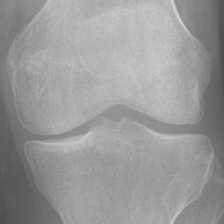
#> input picture ss_fewsome/data/auto_test/0/9055361_2.png, 224 x 224 px
$ python localize_joint.py --input ../ss_fewsome/data/auto_test/0
#> lines starting #> are read from the running program, lines starting #| are printed output that depends on the picture
import argparse
import glob
import os
import re

import cv2
import numpy as np
import pandas as pd
from scipy.ndimage import gaussian_filter, gaussian_filter1d

# ----------------------------------------------------------------------------- parameter
# Semua angka dalam piksel untuk gambar 224x224; otomatis diskalakan untuk ukuran lain.
REF_SIZE = 224
P = dict(
    clahe_clip=2.0, clahe_tile=8,
    band=(0.30, 0.78),          # rentang baris (fraksi tinggi) tempat garis sendi dicari
    sigmas=(1.5, 2.5, 3.5),     # skala filter lembah (lebar celah sendi bervariasi)
    max_step=1,                 # perubahan baris maksimum per kolom pada jalur DP
    step_penalty=0.08,          # penalti untuk tiap perubahan baris (kehalusan kurva)
    contour_penalty=0.15,       # penalti kehalusan kontur femur / tibia
    edge_search=14,             # jarak cari kontur femur/tibia dari garis sendi
    bone_band=10,               # tinggi pita di sekitar garis sendi untuk tepi tulang
    side_frac=0.30,             # tepi tulang dicari di 30% kiri / kanan gambar
    edge_min_grad=0.012,        # gradien minimum agar dianggap tepi tulang
    center_frac=(0.30, 0.70),   # rentang pencarian intercondylar notch
    roi_w=40, roi_h=28,         # ukuran ROI area tepi (per femur / per tibia)
    roi_out=14,                 # berapa piksel ROI keluar dari tepi tulang
)


# ----------------------------------------------------------------------------- set training
BELTON_SEEDS = [1001, 138647, 193, 34, 44, 71530, 875688, 8765, 985772, 244959]
IMG_EXT = ('.png', '.jpg', '.jpeg', '.bmp', '.tif', '.tiff')


def _norm_id(x):
    """'/path/ke/train/0/9935439L.png' atau '0\\9935439L.png' -> '0/9935439L.png'"""
    return '/'.join(str(x).replace('\\', '/').split('/')[-2:])


# [38 lines left out: function select_training_files, not called in this run]


def _s(v, scale):
    return max(1, int(round(v * scale)))


def parse_name(path):
    stem = os.path.splitext(os.path.basename(path))[0]
    m = re.search(r'([LR])$', stem, flags=re.I)
    side = m.group(1).upper() if m else None
    kl = None
    m2 = re.search(r'(\d)$', os.path.basename(os.path.dirname(path)))
    if m2:
        kl = int(m2.group(1))
    return stem, side, kl


def preprocess(img):
    clahe = cv2.createCLAHE(clipLimit=P['clahe_clip'], tileGridSize=(P['clahe_tile'],) * 2)
    eq = clahe.apply(img)
    return eq.astype(np.float32) / 255.0


def valley_response(I, scale):
    """Respons tinggi pada garis gelap horizontal (turunan kedua Gaussian arah y, ternormalisasi skala)."""
    R = np.zeros_like(I)
    for s in P['sigmas']:
        s = s * scale
        d2 = gaussian_filter(I, sigma=(s, s * 1.5), order=(2, 0))
        R = np.maximum(R, (s ** 2) * d2)
    return R


def normalize_band(R, y0, y1):
    """Skala respons ke ~[0,1] berdasarkan persentil 99 di pita pencarian."""
    hi = np.percentile(R[y0:y1], 99)
    return np.clip(R / (hi + 1e-6), -1, 1.5)


def dp_path(R, y0, y1, x0, x1, max_step, penalty):
    """Jalur kiri->kanan (kolom x0..x1) dengan jumlah respons maksimum di baris y0..y1."""
    sub = R[y0:y1, x0:x1]
    H, W = sub.shape
    cost = np.full((H, W), -np.inf, dtype=np.float32)
    back = np.zeros((H, W), dtype=np.int16)
    cost[:, 0] = sub[:, 0]
    offs = range(-max_step, max_step + 1)
    for x in range(1, W):
        best = np.full(H, -np.inf, dtype=np.float32)
        arg = np.zeros(H, dtype=np.int16)
        for d in offs:
            shifted = np.full(H, -np.inf, dtype=np.float32)
            if d >= 0:
                shifted[d:] = cost[:H - d, x - 1] if d > 0 else cost[:, x - 1]
            else:
                shifted[:d] = cost[-d:, x - 1]
            shifted = shifted - penalty * abs(d)
            better = shifted > best
            best[better] = shifted[better]
            arg[better] = d
        cost[:, x] = best + sub[:, x]
        back[:, x] = arg
    y = int(np.argmax(cost[:, -1]))
    path = np.zeros(W, dtype=np.int32)
    for x in range(W - 1, -1, -1):
        path[x] = y
        y = y - back[y, x]
    return path + y0, float(np.max(cost[:, -1]) / W)


def _outer_edge(g, lo, hi, from_left, scale):
    """Tepi terluar: gradien kuat pertama dari arah batas gambar, lalu disempurnakan ke puncak lokal."""
    seg = g[lo:hi] if from_left else -g[lo:hi][::-1]
    thr = max(P['edge_min_grad'], 0.5 * float(seg.max()))
    idx = np.where(seg >= thr)[0]
    if len(idx) == 0:
        return None
    i0 = int(idx[0])
    i = i0 + int(np.argmax(seg[i0:i0 + _s(6, scale)]))
    return lo + i if from_left else hi - 1 - i


def bone_edges(I, y_line, scale):
    """Tepi kiri & kanan femur (pita di atas garis sendi) dan tibia (pita di bawahnya).
    Kalau tepi tidak terlihat (tulang menyentuh batas gambar), dipakai batas gambar + flag."""
    H, W = I.shape
    yc = int(np.median(y_line))
    a, b = _s(6, scale), _s(30, scale)
    sw = int(W * P['side_frac'])
    m = _s(2, scale)
    out, missing = {}, []
    for bone, (r0, r1) in {'fem': (yc - b, yc - a), 'tib': (yc + a, yc + b)}.items():
        prof = gaussian_filter1d(I[max(0, r0):min(H, r1)].mean(axis=0), 2 * scale)
        g = np.gradient(prof)
        xl = _outer_edge(g, m, sw, True, scale)
        xr = _outer_edge(g, W - sw, W - m, False, scale)
        if xl is None:
            xl = m; missing.append(bone + '_left')
        if xr is None:
            xr = W - 1 - m; missing.append(bone + '_right')
        out[bone] = (int(xl), int(xr))
    return out, missing


def _dp_offsets(M, max_step, penalty):
    """DP pada matriks (offset, kolom): jalur halus dengan jumlah nilai maksimum."""
    K, W = M.shape
    cost = M[:, 0].copy()
    back = np.zeros((K, W), dtype=np.int16)
    for x in range(1, W):
        best = np.full(K, -np.inf, dtype=np.float32)
        arg = np.zeros(K, dtype=np.int16)
        for d in range(-max_step, max_step + 1):
            sh = np.full(K, -np.inf, dtype=np.float32)
            if d > 0:
                sh[d:] = cost[:K - d]
            elif d < 0:
                sh[:d] = cost[-d:]
            else:
                sh[:] = cost
            sh -= penalty * abs(d)
            b = sh > best
            best[b] = sh[b]
            arg[b] = d
        cost = best + M[:, x]
        back[:, x] = arg
    k = int(np.argmax(cost))
    out = np.zeros(W, dtype=np.int32)
    for x in range(W - 1, -1, -1):
        out[x] = k
        k -= back[k, x]
    return out


def contours_along(I, path, x0, scale):
    """Kontur femur (tepi bawah femur, di atas celah) dan tibia (tepi atas tibia, di bawah celah).
    Dicari dengan DP pada peta gradien vertikal supaya kontur halus & kontinu."""
    gy = gaussian_filter(I, sigma=(1.2 * scale, 2.0 * scale), order=(1, 0))  # >0: makin terang ke bawah
    H = I.shape[0]
    k = _s(P['edge_search'], scale)
    W = len(path)
    xs = x0 + np.arange(W)
    up = np.zeros((k + 1, W), np.float32)    # offset j -> baris y - j
    dn = np.zeros((k + 1, W), np.float32)    # offset j -> baris y + j
    for j in range(k + 1):
        up[j] = -gy[np.clip(path - j, 0, H - 1), xs]
        dn[j] = gy[np.clip(path + j, 0, H - 1), xs]
    norm = lambda M: M / (np.percentile(np.abs(M), 99) + 1e-6)
    st = _s(1, scale)
    fem = path - _dp_offsets(norm(up), st, P['contour_penalty'])
    tib = path + _dp_offsets(norm(dn), st, P['contour_penalty'])
    return fem, tib


def localize(img, side=None):
    H, W = img.shape
    scale = H / REF_SIZE
    I = preprocess(img)
    R = valley_response(I, scale)
    y0, y1 = int(P['band'][0] * H), int(P['band'][1] * H)
    R = normalize_band(R, y0, y1)

    # 1) jalur awal di seluruh lebar -> perkiraan baris garis sendi untuk cari tepi tulang
    m = _s(4, scale)
    path0, _ = dp_path(R, y0, y1, m, W - m, _s(P['max_step'], scale), P['step_penalty'])
    edges, missing = bone_edges(I, path0, scale)
    xl = min(edges['fem'][0], edges['tib'][0])
    xr = max(edges['fem'][1], edges['tib'][1])

    # 2) jalur final hanya di antara tepi tulang
    path, strength = dp_path(R, y0, y1, xl, xr + 1, _s(P['max_step'], scale), P['step_penalty'])
    xs = np.arange(xl, xr + 1)
    fem, tib = contours_along(I, path, xl, scale)
    jsw = (tib - fem).astype(np.float32)

    # 3) pembagi medial / lateral = puncak "punuk" garis sendi di tengah (tibial spines di bawah
    #    intercondylar notch). Diambil titik tengah dari kolom-kolom yang paling tinggi (y kecil).
    c0 = xl + int(P['center_frac'][0] * (xr - xl))
    c1 = xl + int(P['center_frac'][1] * (xr - xl))
    seg = gaussian_filter1d(path.astype(np.float32), 4 * scale)[c0 - xl:c1 - xl + 1]
    top = np.where(seg <= seg.min() + _s(2, scale))[0]
    xc = c0 + int(round(np.median(top)))
    hump = float(np.median(np.r_[path[:len(path) // 4], path[-len(path) // 4:]]) - seg.min())

    # 4) sisi medial di gambar (dari L/R; dataset tidak di-flip)
    medial_on = {'R': 'right', 'L': 'left'}.get(side)

    # 5) JSW per kompartemen: pakai bagian tengah tiap kompartemen (hindari tepi & spine)
    def comp_stats(a, b):
        a, b = int(a), int(b)
        seg = jsw[a - xl:b - xl + 1]
        if len(seg) < 3:
            return np.nan, np.nan
        return float(np.percentile(seg, 10)), float(np.mean(seg))
    wl, wr = xc - xl, xr - xc
    left_min, left_mean = comp_stats(xl + 0.2 * wl, xl + 0.8 * wl)
    right_min, right_mean = comp_stats(xc + 0.2 * wr, xc + 0.8 * wr)

    # 6) ROI area tepi sendi (4 kotak): melebar keluar dari tepi tulang, di atas & bawah garis sendi
    rw, rh, ro = _s(P['roi_w'], scale), _s(P['roi_h'], scale), _s(P['roi_out'], scale)
    yL, yR = int(path[0]), int(path[-1])
    yL = int(np.median(path[:max(3, len(path) // 8)]))
    yR = int(np.median(path[-max(3, len(path) // 8):]))

    def box(x_start, y_start):
        x_start = int(np.clip(x_start, 0, W - rw)); y_start = int(np.clip(y_start, 0, H - rh))
        return (x_start, y_start, rw, rh)
    rois = {
        'left_fem': box(edges['fem'][0] - ro, yL - rh),
        'left_tib': box(edges['tib'][0] - ro, yL),
        'right_fem': box(edges['fem'][1] + ro - rw, yR - rh),
        'right_tib': box(edges['tib'][1] + ro - rw, yR),
    }

    angle = float(np.degrees(np.arctan2(yR - yL, max(1, xr - xl))))

    # 7) flag kualitas
    flags = []
    if xr - xl < 0.55 * W:
        flags.append('narrow_bone')
    if abs(angle) > 12:
        flags.append('steep_angle')
    if strength < 0.004:
        flags.append('weak_joint')
    if not (c0 < xc < c1):
        flags.append('center_at_limit')
    if hump < _s(4, scale):
        flags.append('no_hump')
    if medial_on is None:
        flags.append('unknown_side')
    if missing:
        flags.append('edge_not_found:' + ','.join(missing))

    res = dict(
        x_left=int(xl), x_right=int(xr), x_center=int(xc),
        fem_x_left=edges['fem'][0], fem_x_right=edges['fem'][1],
        tib_x_left=edges['tib'][0], tib_x_right=edges['tib'][1],
        y_joint_left=yL, y_joint_right=yR, y_joint_center=int(path[xc - xl]),
        angle_deg=round(angle, 2), joint_strength=round(strength, 5),
        medial_on=medial_on,
        jsw_left_min=round(left_min, 2), jsw_left_mean=round(left_mean, 2),
        jsw_right_min=round(right_min, 2), jsw_right_mean=round(right_mean, 2),
        flags=';'.join(flags),
    )
    # nama kompartemen anatomis
    if medial_on == 'left':
        res.update(jsw_medial_min=res['jsw_left_min'], jsw_lateral_min=res['jsw_right_min'])
    elif medial_on == 'right':
        res.update(jsw_medial_min=res['jsw_right_min'], jsw_lateral_min=res['jsw_left_min'])
    for k, (x, y, w, h) in rois.items():
        side_name = k.split('_')[0]
        anat = ('medial' if side_name == medial_on else 'lateral') if medial_on else side_name
        name = anat + '_' + k.split('_')[1]
        res.update({name + '_x': x, name + '_y': y, name + '_w': w, name + '_h': h})
    curves = dict(xs=xs, joint=path, femur=fem, tibia=tib)
    return res, curves


def draw_overlay(img, res, curves, title=''):
    big = 3
    clahe = cv2.createCLAHE(clipLimit=P['clahe_clip'], tileGridSize=(P['clahe_tile'],) * 2)
    vis = cv2.cvtColor(clahe.apply(img), cv2.COLOR_GRAY2BGR)   # latar CLAHE agar mudah dinilai
    vis = cv2.resize(vis, None, fx=big, fy=big, interpolation=cv2.INTER_CUBIC)
    pts = lambda ys: np.stack([curves['xs'] * big, ys * big], 1).astype(np.int32).reshape(-1, 1, 2)
    cv2.polylines(vis, [pts(curves['femur'])], False, (255, 200, 0), 1, cv2.LINE_AA)     # biru muda
    cv2.polylines(vis, [pts(curves['tibia'])], False, (0, 200, 255), 1, cv2.LINE_AA)     # oranye
    cv2.polylines(vis, [pts(curves['joint'])], False, (0, 255, 0), 1, cv2.LINE_AA)       # hijau
    H = vis.shape[0]
    cv2.line(vis, (res['x_center'] * big, 0), (res['x_center'] * big, H), (200, 200, 200), 1)
    yj = res['y_joint_center'] * big
    for xk, (ya, yb) in {'fem_x_left': (yj - 90, yj), 'fem_x_right': (yj - 90, yj),
                         'tib_x_left': (yj, yj + 90), 'tib_x_right': (yj, yj + 90)}.items():
        cv2.line(vis, (res[xk] * big, ya), (res[xk] * big, yb), (255, 0, 255), 2)   # tepi tulang
    for k in [c[:-2] for c in res if c.endswith('_x') and c.split('_')[0] in ('medial', 'lateral', 'left', 'right')]:
        if k + '_w' not in res:
            continue
        x, y, w, h = (res[k + s] for s in ('_x', '_y', '_w', '_h'))
        col = (0, 0, 255) if k.startswith('medial') else (255, 0, 0)
        cv2.rectangle(vis, (x * big, y * big), ((x + w) * big, (y + h) * big), col, 1)
    txt = '{}  med:{}  JSWmed:{} lat:{}  {}'.format(
        title, res['medial_on'], res.get('jsw_medial_min', '-'), res.get('jsw_lateral_min', '-'), res['flags'])
    cv2.rectangle(vis, (0, 0), (vis.shape[1], 18), (0, 0, 0), -1)
    cv2.putText(vis, txt, (4, 13), cv2.FONT_HERSHEY_SIMPLEX, 0.42, (255, 255, 255), 1, cv2.LINE_AA)
    return vis


def make_qa_sheet(df, overlays, per_grade, seed, out_path, tile=280, ncol=5):
    """Lembar cek visual: sampel acak per grade KL (satu blok per grade) dalam satu gambar.
    Isi tabel cek di qa_check.csv: tulis 1 (benar) / 0 (salah) di kolom joint_ok, center_ok, roi_ok."""
    groups = df.groupby(df['kl'].fillna(-1))
    blocks, picked = [], []
    for kl, g in groups:
        g = g.sample(n=min(per_grade, len(g)), random_state=seed)
        ims = []
        for rel in g['id']:
            im = cv2.imread(overlays[rel])
            ims.append(cv2.resize(im, (tile, tile), interpolation=cv2.INTER_AREA))
            picked.append(dict(id=rel, kl=kl, joint_ok='', center_ok='', roi_ok='', note=''))
        while len(ims) % ncol:
            ims.append(np.zeros_like(ims[0]))
        grid = np.vstack([np.hstack(ims[i:i + ncol]) for i in range(0, len(ims), ncol)])
        bar = np.zeros((26, grid.shape[1], 3), np.uint8)
        cv2.putText(bar, 'KL{}'.format(int(kl)) if kl >= 0 else 'KL ?', (6, 19),
                    cv2.FONT_HERSHEY_SIMPLEX, 0.6, (255, 255, 255), 1, cv2.LINE_AA)
        blocks.append(np.vstack([bar, grid]))
    cv2.imwrite(out_path, np.vstack(blocks))
    pd.DataFrame(picked).to_csv(os.path.splitext(out_path)[0].replace('qa_sheet', 'qa_check') + '.csv', index=False)
    print('Lembar cek visual: {} ({} gambar) + qa_check.csv'.format(out_path, len(picked)))


def main():
    ap = argparse.ArgumentParser(description='Lokalisasi garis sendi, kontur tulang & area tepi sendi lutut')
    ap.add_argument('--input', required=True, help='folder gambar (dicari rekursif)')
    ap.add_argument('--out', default='./anatomy_out')
    ap.add_argument('--overlay', type=int, default=1, help='1 = simpan gambar overlay untuk cek visual')
    ap.add_argument('--qa_per_grade', type=int, default=10,
                    help='jumlah gambar acak per grade di lembar cek qa_sheet.png (0 = tidak dibuat)')
    ap.add_argument('--seed', type=int, default=0, help='seed untuk pemilihan acak lembar cek')
    ap.add_argument('--train_only', type=int, default=0,
                    help='1 = hanya gambar training (30 normal Belton + 30 OA KL2/3); 0 = semua gambar di --input')
    ap.add_argument('--meta_path', default='../meta/', help='folder meta/ (train_seed_*.csv, oa_seed_*.csv)')
    ap.add_argument('--train_seed', default='1001', help="seed Belton untuk set training, atau 'all' (10 seed)")
    ap.add_argument('--n_oa', type=int, default=30, help='(tidak dipakai lagi; daftar OA dibuat make_oa_pool.py)')
    args = ap.parse_args()

    if args.train_only:
        files, train_list = select_training_files(args.input, args.meta_path, args.train_seed, args.n_oa)
    else:
        files = sorted(f for f in glob.glob(os.path.join(args.input, '**', '*'), recursive=True)
                       if f.lower().endswith(IMG_EXT))
        train_list = None
    if not files:
        raise SystemExit('Tidak ada gambar di ' + args.input)
    os.makedirs(os.path.join(args.out, 'curves'), exist_ok=True)

    rows, overlays = [], {}
    for i, f in enumerate(files):
        img = cv2.imread(f, cv2.IMREAD_GRAYSCALE)
#> img is the input picture: shape (224, 224); min 76, max 211, mean 153.1
        if img is None:
            print('  [!] gagal dibaca:', f)
            continue
        stem, side, kl = parse_name(f)
        res, curves = localize(img, side)
#> in preprocess, `eq = clahe.apply(img)`:
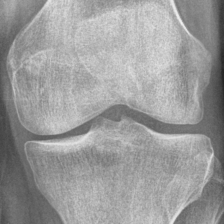
#> eq: shape (224, 224); min 35, max 239, mean 155.2
#> the loop in valley_response, `for s in P['sigmas']:` made 3 passes
#> pass 1, in valley_response, `d2 = gaussian_filter(I, sigma=(s, s * 1.5), order=(2, 0))`:
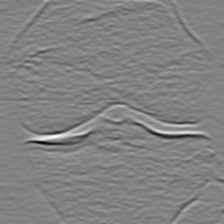
#> d2: shape (224, 224) float32; min -0.0472, max 0.0454, mean -5.85e-05; drawn with min black and max white
#> after the loop in valley_response, `for s in P['sigmas']:`:
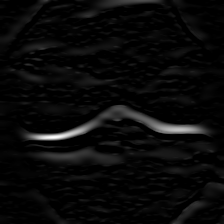
#> R: shape (224, 224) float32; min 0, max 0.153, mean 0.00597; drawn with min black and max white
#> in normalize_band, `hi = np.percentile(R[y0:y1], 99)`: hi = 0.0985
#> in dp_path, `sub = R[y0:y1, x0:x1]`:
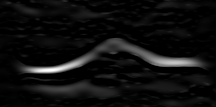
#> sub: shape (107, 216) float32; min 0, max 1.5, mean 0.089; drawn with min black and max white
#> after the loop in dp_path, `for x in range(1, W):`:
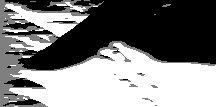
#> back: shape (107, 216) int16; min -1, max 1, mean -0.00316; drawn with min black and max white
#> after the loop in dp_path, `for x in range(1, W):`:
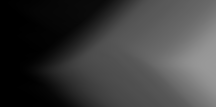
#> cost: shape (107, 216) float32; min 0, max 154.1, mean 61.2
#> in dp_path, `y = int(np.argmax(cost[:, -1]))`: y = 64
#> the loop in dp_path, `for x in range(W - 1, -1, -1):` made 216 passes
#> y on passes 1 to 3: 64, 64, 64
#> after the loop in dp_path, `for x in range(W - 1, -1, -1):`: path = 216 values, max 70 at index 30, min 42 at index 109, mean 60.55; y = 69
#> in localize, `path0, _ = dp_path(R, y0, y1, m, W - m, _s(P['max_step'], scale), P['s..`: path0 = 216 values, max 137 at index 30, min 109 at index 109, mean 127.6
#> in bone_edges, `yc = int(np.median(y_line))`: yc = 129
#> the loop in bone_edges, `for bone, (r0, r1) in {'fem': (yc - b, yc - a), 'tib': (yc + a, yc + b..` made 2 passes
#> (bone, r0, r1) on passes 1 to 2: ('fem', 99, 123), ('tib', 135, 159)
#> after the loop in bone_edges, `for bone, (r0, r1) in {'fem': (yc - b, yc - a), 'tib': (yc + a, yc + b..`: missing = []; out = {'fem': (6, 220), 'tib': (14, 214)}
#> in localize, `edges, missing = bone_edges(I, path0, scale)`: missing = []
#> in localize, `xl = min(edges['fem'][0], edges['tib'][0])`: xl = 6
#> in localize, `xr = max(edges['fem'][1], edges['tib'][1])`: xr = 220
#> call 2 of dp_path, with y0 = 67, y1 = 174, x0 = 6, x1 = 221, max_step = 1, penalty = 0.08
#> after the loop in dp_path (call 2), `for x in range(1, W):`:
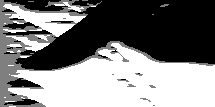
#> back: shape (107, 215) int16; min -1, max 1, mean -0.004; drawn with min black and max white
#> in dp_path (call 2), `y = int(np.argmax(cost[:, -1]))`: y = 64
#> (the rest of the program and of its run is left out)
